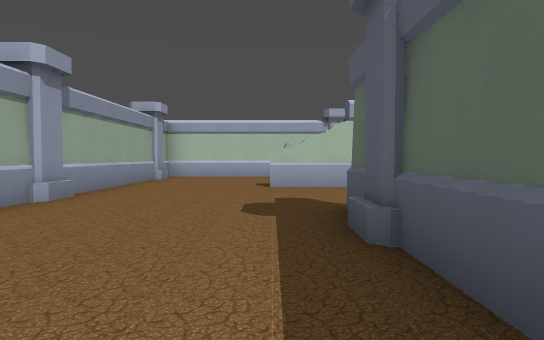
[1] (above)

24 first-person views from a walk through a Godot game level. The camera is 1.2 m above the floor, tilts 2° down and sees 75° across. The floor is counted in squares, 2 m on a side. Each view is taken from the middle of a square. On the plan, view 1 faces up. The plan holds only what a view shows up to about 10 squares ahead; the rest is blank. The place goes on beyond the plan. Characters and animated objects are left out. Some surface patterns are stand-ins.

[2]
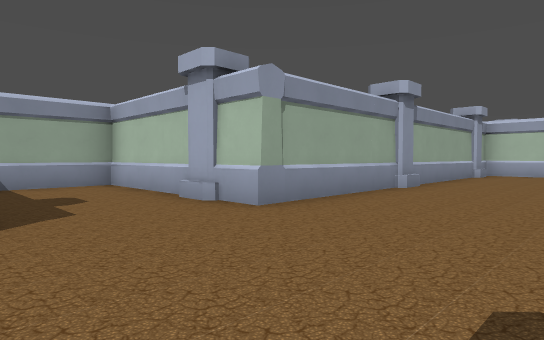

[3]
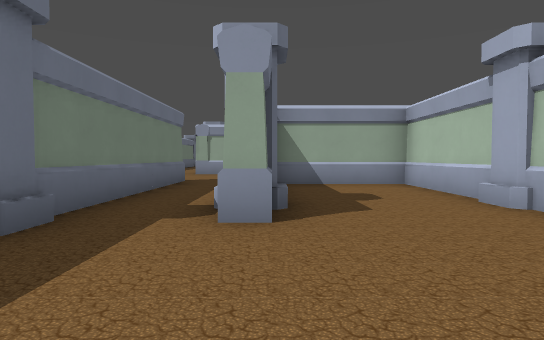

[4]
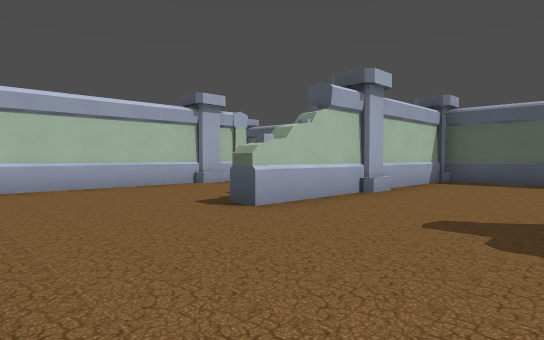

[5]
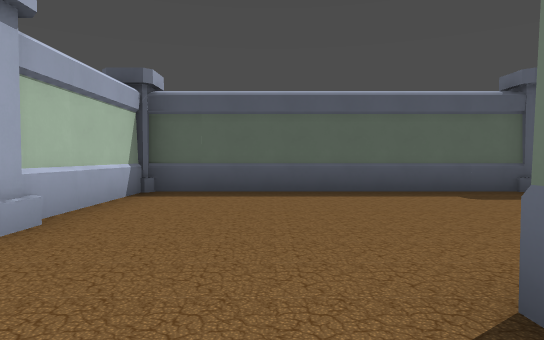

[6]
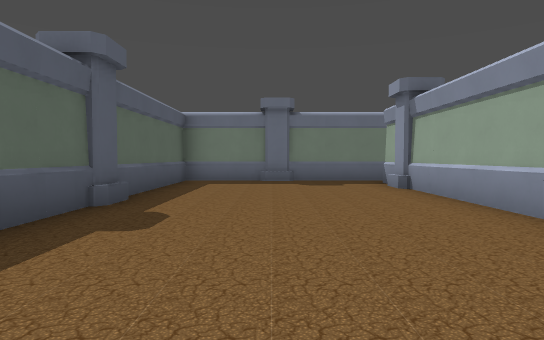

[7]
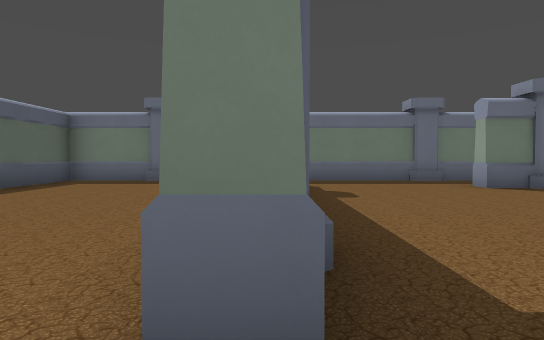

[8]
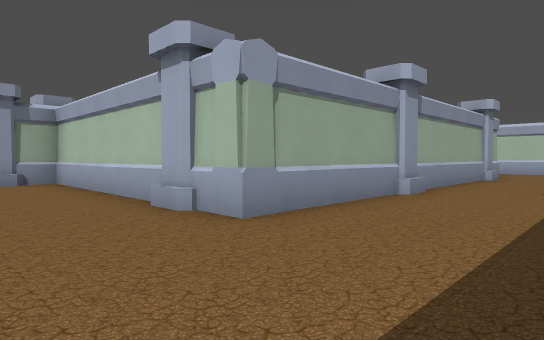

[9]
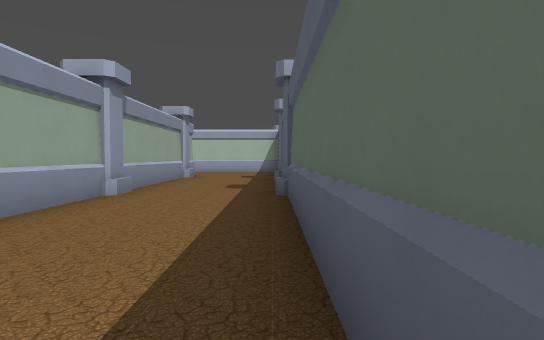

[10]
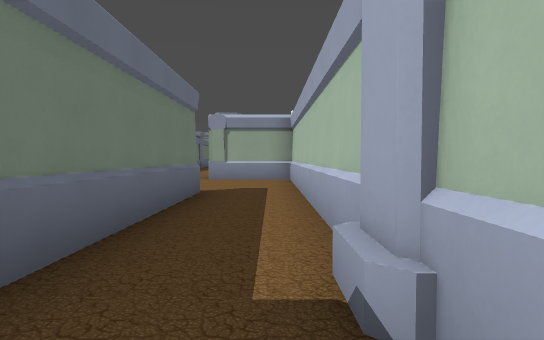

[11]
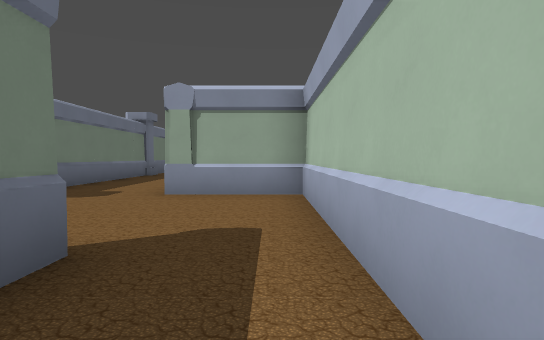

[12]
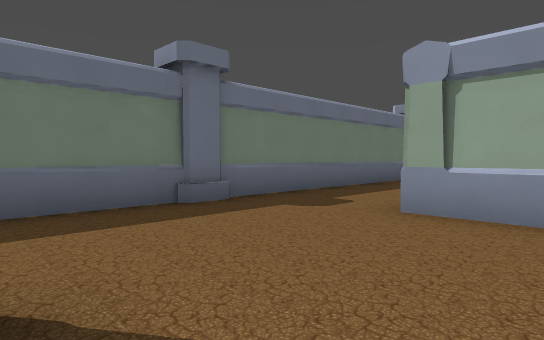

[13]
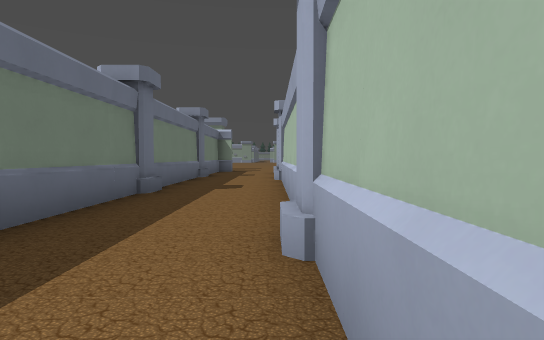

[14]
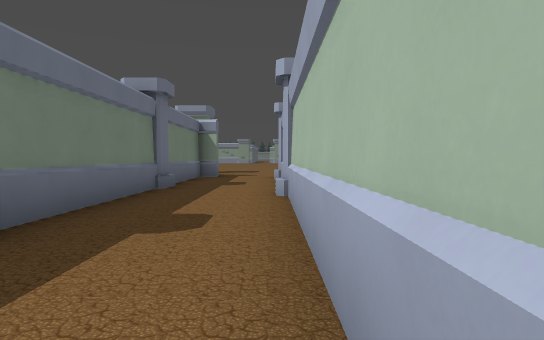

[15]
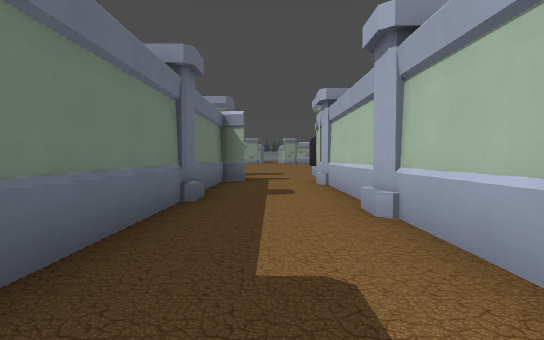

[16]
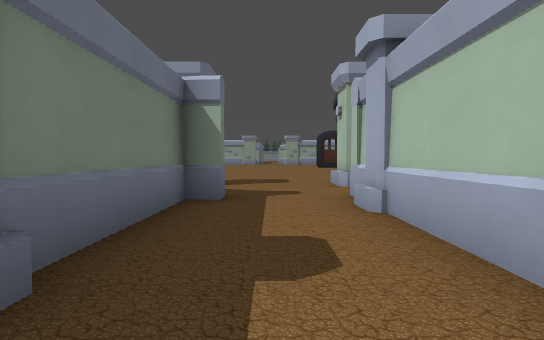

[17]
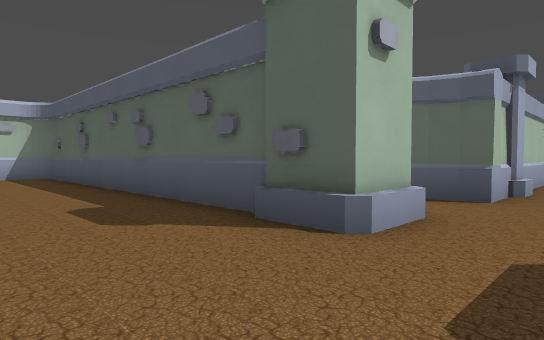

[18]
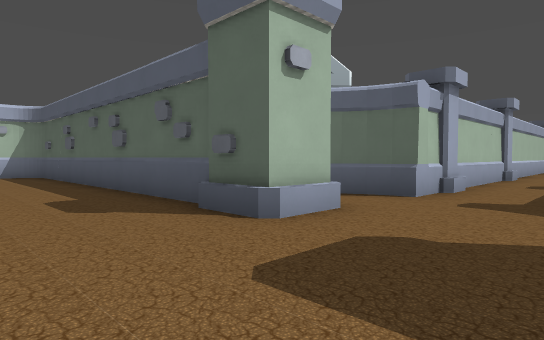

[19]
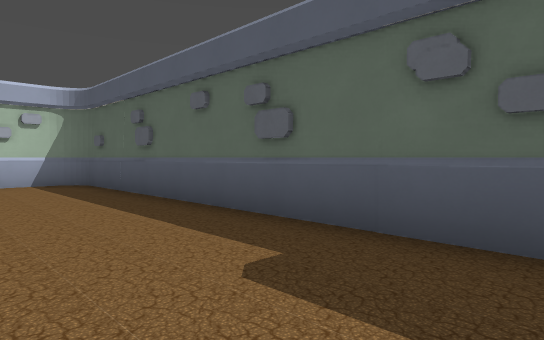

[20]
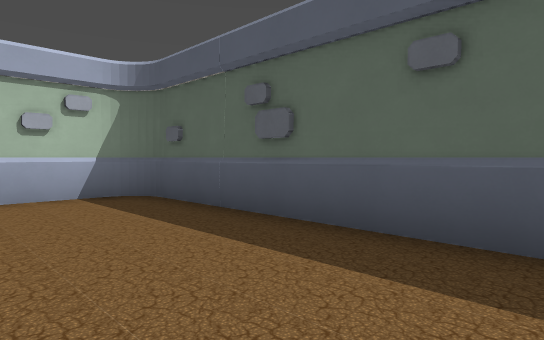

[21]
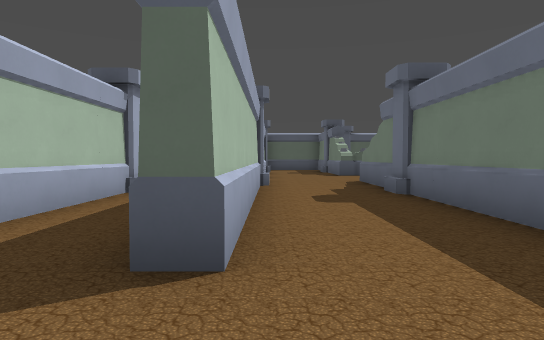

[22]
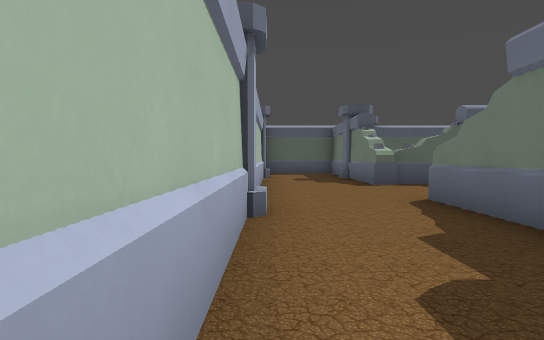

[23]
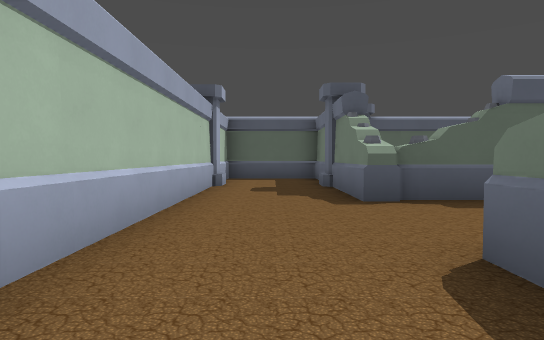

[24]
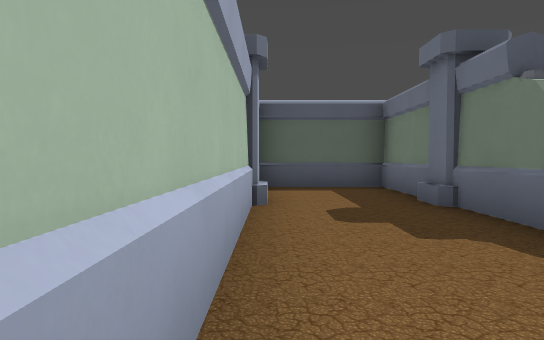

### Floor plan
Points are (right, up) in squares from view 1. A wall is a line through its corners. A room is listed if a view was taken in it or the views show most of it. See-through windows are left out.
Room 1 (views 1, 2, 3, 4, 5, 6, 7, 8, 9, 10)
walls: (1.3, 1.6) (1.3, -3.5); (0.9, 1) (0.9, 4) (1.4, 4); (6.3, 9.2) (6.3, 15); (-4.2, -1.9) (-4.2, -2.5); (-4.4, -2) (-3.2, -2) (-3.2, -2.5); (6.3, -4) (6.3, 7.3) (0, 7.3) (0, 7.8); (-3.6, -4.3) (6.4, -4.3); (3.3, 19.5) (3.3, 11.3) (-3.2, 11.3) (-3.2, 1) (-8, 1) (-8, -1.9)
low walls: (0.7, 2.5) (0.7, 3.1); (-4.1, 0.8) (-4.9, 0.8); (3.5, -4.1) (4.3, -4.1); (-3.4, -4.1) (-2.6, -4.1)
ways out: opening at (-3, -3) to room 2
Room 2 (views 11, 12, 13, 14, 15, 16, 17, 18, 19, 20, 21, 22, 23, 24)
walls: (-13.2, -4.7) (-28.6, -4.7) (-28.7, -4.1) (-28.9, -3.6); (-28.1, -7.2) (-1.9, -7.2); (-28.6, -4.7) (-28.8, -3.9); (-28.5, -6.7) (-28, -6.7); (-30.4, -4.4) (-31.6, -4.4) (-31.6, -3.4); (-31.4, -4.4) (-31.4, 5); (-3.6, -2.4) (-12.8, -2.4) (-12.8, -4.8); (-31.9, 5.6) (-33.4, 5.6); (0.8, -7.2) (6.3, -7.2) (6.3, -4); (6, -4.7) (-9.1, -4.7) (-9.1, -4.3) (-3.6, -4.3)
low walls: (-12.2, -7.1) (-11.5, -7.1); (-24.6, -7.1) (-23.9, -7.1); (-30.4, -4.7) (-31.6, -4.7); (-5.1, -7.1) (-4.6, -7.1); (3.5, -7.1) (4, -7.1)
ways out: opening at (-3, -3) to room 1

Positions as (right, up) in squares from view 1, and headings:
1: (0, 0), facing up
2: (0, -2), facing up-left
3: (0, -2), facing left
4: (-3, 4), facing up-right
5: (0, 5), facing right
6: (4, 5), facing down
7: (1, 5), facing down
8: (6, 9), facing up-left
9: (6, 9), facing up
10: (-3, -3), facing left
11: (-7, -3), facing left
12: (-9, -3), facing down-left
13: (-13, -5), facing left
14: (-17, -5), facing left
15: (-19, -6), facing left
16: (-23, -6), facing left
17: (-34, -6), facing up-right
18: (-34, -7), facing up-right
19: (-34, -3), facing up-right
20: (-34, 0), facing up-right
21: (-11, -5), facing right
22: (-7, -5), facing right
23: (-4, -6), facing right
24: (-1, -5), facing right
